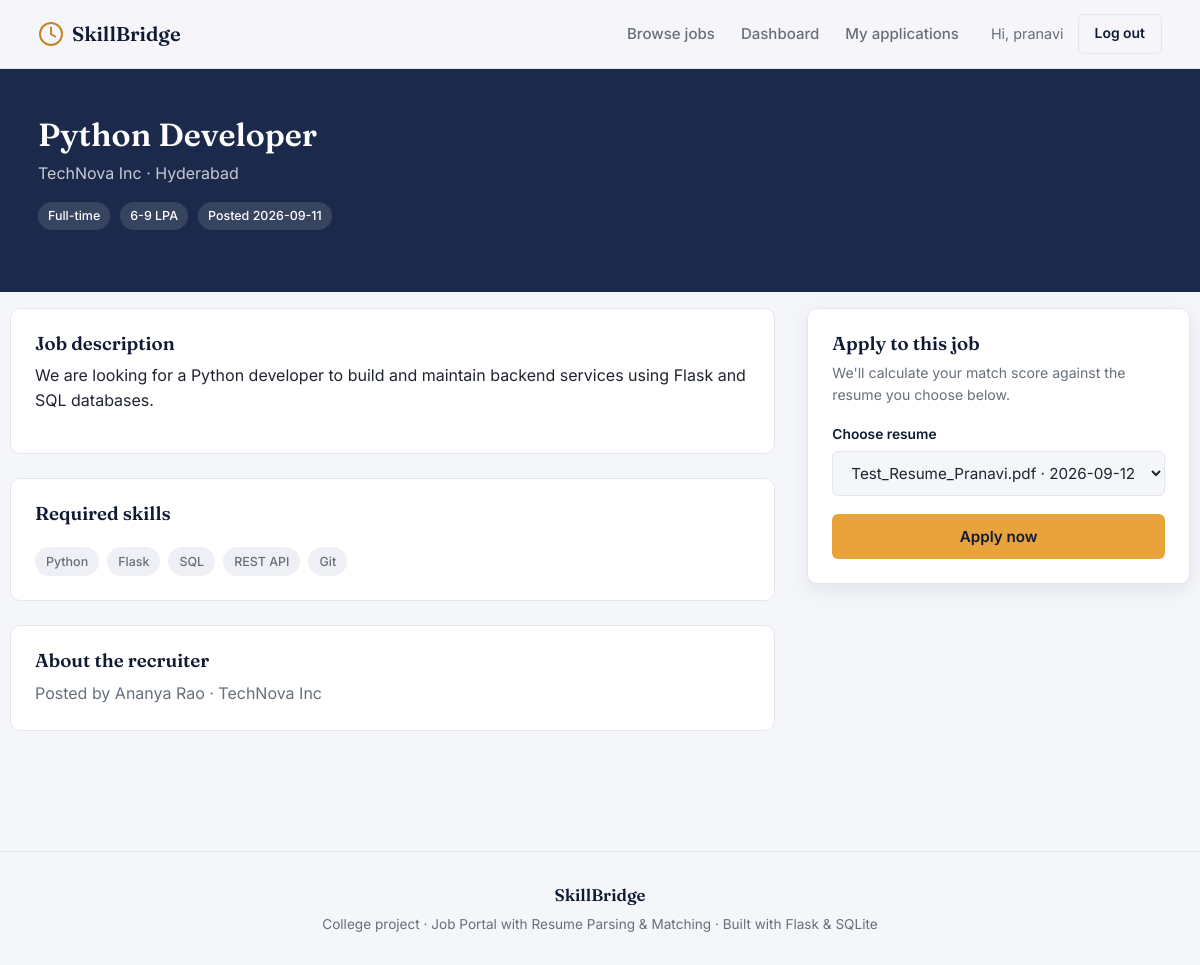
The page /job/1 (signed in) on the database its author committed.
### tables this page shows
CREATE TABLE users (
    user_id       INTEGER PRIMARY KEY AUTOINCREMENT,
    name          TEXT NOT NULL,
    email         TEXT NOT NULL UNIQUE,
    password_hash TEXT NOT NULL,
    role          TEXT NOT NULL CHECK (role IN ('jobseeker', 'recruiter')),
    company_name  TEXT,                       -- only used for recruiters
    phone         TEXT,
    created_at    TIMESTAMP DEFAULT CURRENT_TIMESTAMP
);

CREATE TABLE jobs (
    job_id           INTEGER PRIMARY KEY AUTOINCREMENT,
    recruiter_id     INTEGER NOT NULL,
    title            TEXT NOT NULL,
    company          TEXT NOT NULL,
    location         TEXT NOT NULL,
    job_type         TEXT NOT NULL CHECK (job_type IN ('Full-time','Part-time','Internship','Remote')),
    salary_range     TEXT,
    description      TEXT NOT NULL,
    skills_required  TEXT NOT NULL,            -- comma-separated
    posted_at        TIMESTAMP DEFAULT CURRENT_TIMESTAMP,
    FOREIGN KEY (recruiter_id) REFERENCES users(user_id) ON DELETE CASCADE
);

### app.py (the view, shortened to what this page needs)
@app.route(
    "/job/<int:job_id>"
)
def job_details(job_id):
    conn = get_db()
    job = conn.execute(
        """
        SELECT *
        FROM jobs
        WHERE job_id = ?
        """,
        (
            job_id,
        )
    ).fetchone()
    already_applied = None
    user_resumes = []
    user = current_user()
    if user and user["role"] == "jobseeker":
        already_applied = conn.execute(
            """
            SELECT 1
            FROM applications
            WHERE job_id = ?
            AND user_id = ?
            """,
            (
                job_id,
                user["user_id"]
            )
        ).fetchone()
        user_resumes = conn.execute(
            """
            SELECT *
            FROM resumes
            WHERE user_id = ?
            ORDER BY uploaded_at DESC
            """,
            (
                user["user_id"],
            )
        ).fetchall()
    recruiter = conn.execute(
        """
        SELECT
            name,
            company_name
        FROM users
        WHERE user_id = ?
        """,
        (
            job["recruiter_id"],
        )
    ).fetchone()
    conn.close()
    return render_template(
        "job_details.html",
        job=job,
        already_applied=already_applied,
        recruiter=recruiter,
        user_resumes=user_resumes
    )

### app.py (called while the page is built)
def get_db():
    conn = sqlite3.connect(DATABASE)
    conn.row_factory = sqlite3.Row
    conn.execute(
        "PRAGMA foreign_keys = ON"
    )
    return conn

def current_user():
    if "user_id" not in session:
        return None
    conn = get_db()
    user = conn.execute(
        """
        SELECT *
        FROM users
        WHERE user_id = ?
        """,
        (
            session["user_id"],
        )
    ).fetchone()
    conn.close()
    return user

@app.context_processor
def inject_user():
    return {
        "logged_in_user": current_user()
    }

### templates/job_details.html (shortened to what this page needs)
{% extends "base.html" %}
{% block content %}
<section class="job-hero">
  <div class="container">
    <h1>{{ job['title'] }}</h1>
    <div class="company-line">{{ job['company'] }} &middot; {{ job['location'] }}</div>
    <div class="job-meta" style="margin-top:16px;">
      <span>{{ job['job_type'] }}</span>
      {% if job['salary_range'] %}<span>{{ job['salary_range'] }}</span>{% endif %}
      <span>Posted {{ job['posted_at'].split(' ')[0] }}</span>
    </div>
  </div>
</section>
<div class="container section-tight">
  <div class="job-detail-grid">
    <div>
      <div class="panel">
        <h3>Job description</h3>
        <p style="color:var(--ink);">{{ job['description'] }}</p>
      </div>
      <div class="panel">
        <h3>Required skills</h3>
        <div class="match-skill-row">
          {% for skill in job['skills_required'].split(',') %}
            <span class="chip chip-neutral">{{ skill.strip() }}</span>
          {% endfor %}
        </div>
      </div>
      <div class="panel">
        <h3>About the recruiter</h3>
        <p style="margin:0; color:var(--muted);">
          Posted by {{ recruiter['name'] }}{% if recruiter['company_name'] %} &middot; {{ recruiter['company_name'] }}{% endif %}
        </p>
      </div>
    </div>
    <div class="apply-card">
      {% if logged_in_user and logged_in_user['role'] == 'jobseeker' %}
        {% if already_applied %}
          <h3 style="margin-bottom:8px;">Already applied</h3>
          <p style="color:var(--muted); font-size:0.9rem;">You've already submitted an application for this role.</p>
          <a href="{{ url_for('applications') }}" class="btn btn-ghost btn-block">View my applications</a>
        {% elif not user_resumes %}
          <h3 style="margin-bottom:8px;">Upload a resume first</h3>
          <p style="color:var(--muted); font-size:0.88rem; margin-bottom:18px;">
            You'll need a resume on file so we can calculate your match score.
          </p>
          <a href="{{ url_for('upload_resume') }}" class="btn btn-accent btn-block">Upload resume</a>
        {% else %}
          <h3 style="margin-bottom:8px;">Apply to this job</h3>
          <p style="color:var(--muted); font-size:0.88rem; margin-bottom:18px;">
            We'll calculate your match score against the resume you choose below.
          </p>
          <form method="POST" action="{{ url_for('apply_to_job', job_id=job['job_id']) }}">
            <div class="field">
              <label for="resume_id">Choose resume</label>
              <select name="resume_id" id="resume_id" required>
                {% for r in user_resumes %}
                  <option value="{{ r['resume_id'] }}">{{ r['filename'] }} &middot; {{ r['uploaded_at'].split(' ')[0] }}</option>
                {% endfor %}
              </select>
            </div>
            <button type="submit" class="btn btn-accent btn-block">Apply now</button>
          </form>
        {% endif %}
      {% elif logged_in_user and logged_in_user['role'] == 'recruiter' %}
        <p style="color:var(--muted); font-size:0.9rem; margin:0;">Recruiter accounts browse listings but cannot apply to jobs.</p>
      {% else %}
        <h3 style="margin-bottom:8px;">Ready to apply?</h3>
        <p style="color:var(--muted); font-size:0.88rem; margin-bottom:18px;">Log in as a job seeker to apply with your resume.</p>
        <a href="{{ url_for('login') }}" class="btn btn-primary btn-block">Log in to apply</a>
      {% endif %}
    </div>
  </div>
</div>
{% endblock %}

### templates/base.html (shortened to what this page needs)
<!DOCTYPE html>
<html lang="en">
<head>
<link rel="stylesheet" href="{{ url_for('static', filename='css/style.css') }}">
</head>
<body>
<header class="site-header">
  <div class="header-inner">
    <a class="brand" href="{{ url_for('home') }}">
      <span class="brand-mark">
        <svg width="26" height="26" viewBox="0 0 26 26" fill="none">
          <circle cx="13" cy="13" r="11" stroke="currentColor" stroke-width="2"/>
          <path d="M13 6.5V13L17 15.5" stroke="currentColor" stroke-width="2" stroke-linecap="round"/>
        </svg>
      </span>
      SkillBridge
    </a>
    <nav class="main-nav">
      <a href="{{ url_for('jobs') }}" class="{{ 'active' if request.endpoint == 'jobs' }}">Browse jobs</a>
      {% if logged_in_user and logged_in_user['role'] == 'jobseeker' %}
        <a href="{{ url_for('jobseeker_dashboard') }}" class="{{ 'active' if request.endpoint == 'jobseeker_dashboard' }}">Dashboard</a>
        <a href="{{ url_for('applications') }}" class="{{ 'active' if request.endpoint == 'applications' }}">My applications</a>
      {% elif logged_in_user and logged_in_user['role'] == 'recruiter' %}
        <a href="{{ url_for('recruiter_dashboard') }}" class="{{ 'active' if request.endpoint == 'recruiter_dashboard' }}">Dashboard</a>
        <a href="{{ url_for('post_job') }}" class="{{ 'active' if request.endpoint == 'post_job' }}">Post a job</a>
      {% endif %}
    </nav>
    <div class="header-actions">
      {% if logged_in_user %}
        <span class="header-user">Hi, {{ logged_in_user['name'].split(' ')[0] }}</span>
        <a href="{{ url_for('logout') }}" class="btn btn-ghost btn-sm">Log out</a>
      {% else %}
        <a href="{{ url_for('login') }}" class="btn btn-ghost btn-sm">Log in</a>
        <a href="{{ url_for('register') }}" class="btn btn-primary btn-sm">Sign up</a>
      {% endif %}
    </div>
  </div>
</header>
<main class="page-enter">
  {% block content %}{% endblock %}
</main>
<footer class="site-footer">
  <div class="footer-inner">
    <div class="brand footer-brand">SkillBridge</div>
    <p>College project &middot; Job Portal with Resume Parsing &amp; Matching &middot; Built with Flask &amp; SQLite</p>
  </div>
</footer>
</body>
</html>

### rows shown on the page
users: name "pranavi"
jobs: title "Python Developer", company "TechNova Inc", location "Hyderabad", job_type "Full-time", salary_range "6-9 LPA", posted_at "2026-09-11", description "We are looking for a Python developer to build and maintain backend services using Flask and SQL databases."
users: name "Ananya Rao", company_name "TechNova Inc"

### other values the page prints
{{ skill.strip() }} "Python" "Flask" "SQL" "REST API" "Git"
form field resume_id "Test_Resume_Pranavi.pdf · 2026-09-12"
